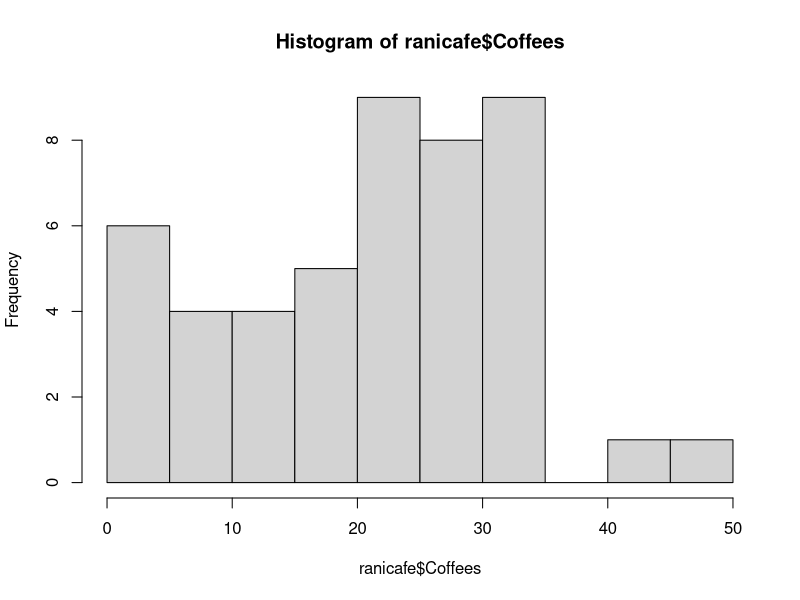
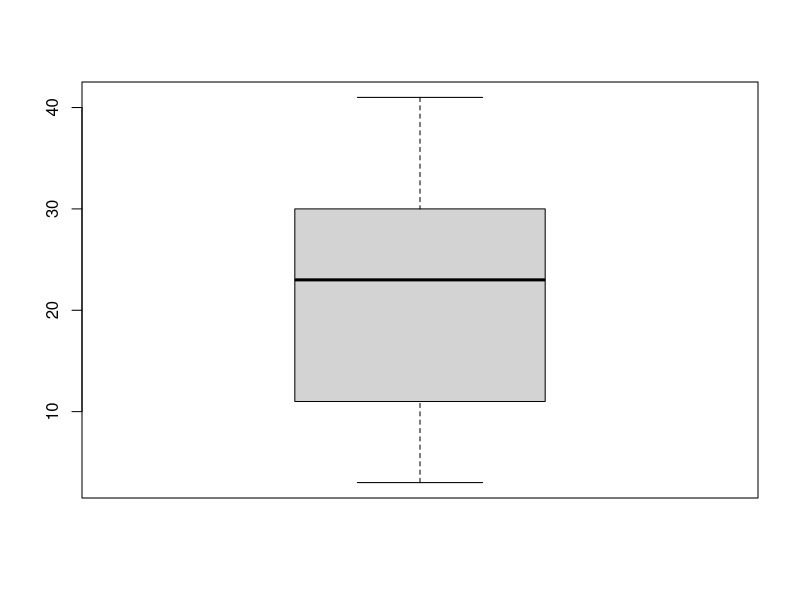
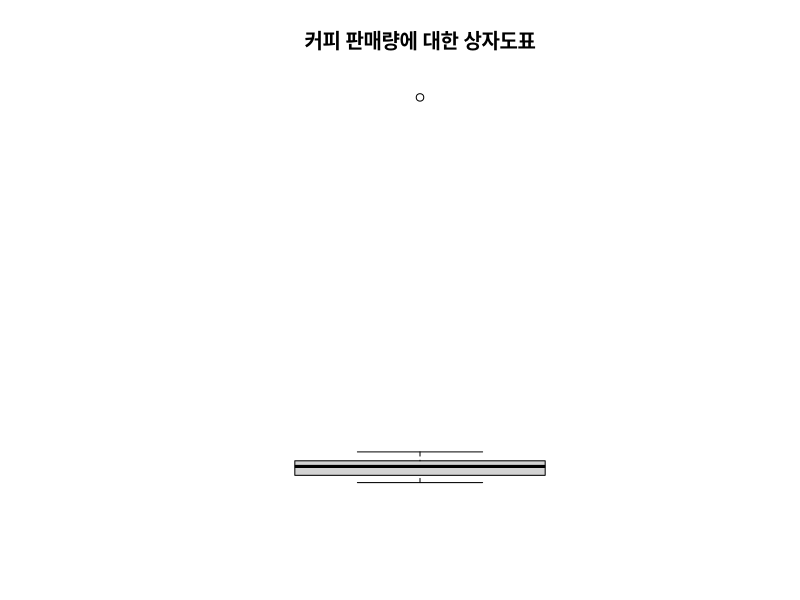
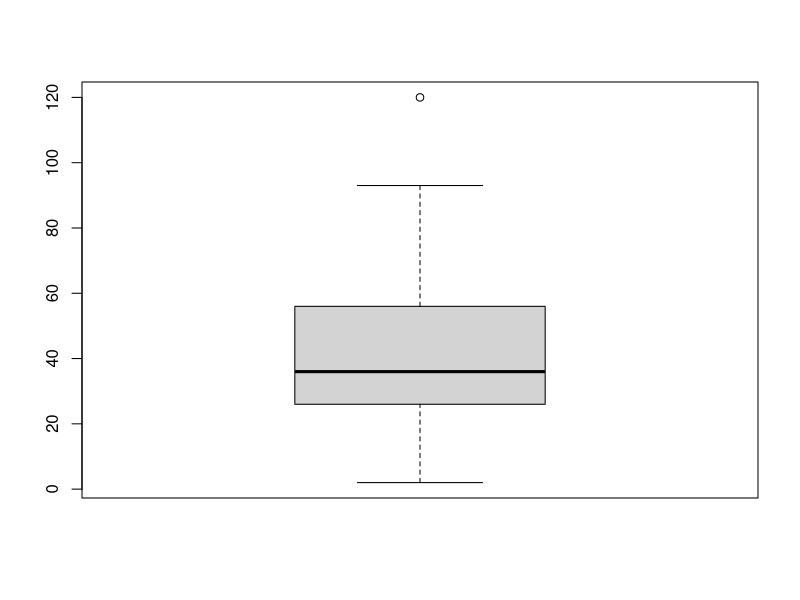

Write the R code that produced these figures, in order.
# 모수와 통계량
# 라니카페

setwd("D:/Workspace-JWP/R_Data_Analysis/R-Statistics/Chapter02")
ranicafe <- read.csv("data/cafedata.csv", stringsAsFactors = F)

str(ranicafe)
head(ranicafe)
summary(ranicafe)
dim(ranicafe)

# 최소값, 최대값
ranicafe$Coffees <- as.numeric(ranicafe$Coffees)
sort(ranicafe$Coffees)
sort(ranicafe$Coffees)[1]     # 최소값
sort(ranicafe$Coffees, decreasing = T)[1]     # 최대값
min(ranicafe$Coffees, na.rm = T)
max(ranicafe$Coffees, na.rm = T)

# 최빈값
# 줄기-잎 그림
hist(ranicafe$Coffees)
stem(ranicafe$Coffees)    # 최빈값

# 평균, 중앙값
rc <- ranicafe$Coffees
weight <- 1 / length(rc)-1     # NA 개수를 빼주어야 함
weight <- 1 / length(subset(rc, !is.na(rc)))
weight <- 1 / length(rc[!is.na(rc)==T])
weight
sum(rc, na.rm = T) * weight    # 평균
mean(rc, na.rm = T)

rc[rc == max(rc, na.rm = T)] <-480
mean(rc, na.rm = T)
boxplot(rc[rc<470])

median.idx <- (length(subset(rc, !is.na(rc))) + 1) / 2   # 중앙값
median.idx
sort(rc)[median.idx]
median(rc, na.rm = T)

# 표쥰편차와 사분위수 범위
height <- c(164, 166, 168, 170, 172, 174, 176)
height.m <- mean(height)
height.dev <- height - height.m    # 편차
sum(height.dev)
height.dev2 <- height.dev^2
sum(height.dev2)
mean(height.dev2)    # 분산

# 표준편차 구하기
sqrt(mean(height.dev2))

# 분산과 표준편차 구하기
var(height)
sd(height)

# 사분위수 구하기
quantile(rc, na.rm=T)
qs <- quantile(rc, na.rm=T)
qs 
qs[4] - qs[2]        # 3분위수 - 1분위수 -> IQR (Inter Quantile Range)
IQR(rc, na.rm=T)     # IQR : 사분위수 범위
bp <- boxplot(rc, main="커피 판매량에 대한 상자도표", axes=F)

# 이상치(Outlier)
boxplot(cars$dist)
qs <- quantile(cars$dist)
qs
iqr <- qs[4] - qs[2]
iqr
upper_limit <- qs[4] + (1.5 * iqr)
lower_limit <- qs[2] - (1.5 * iqr)
lower_limit; upper_limit
cars$dist[cars$dist > upper_limit]    # 이상치
cars$dist[cars$dist < lower_limit]    # 이상치
